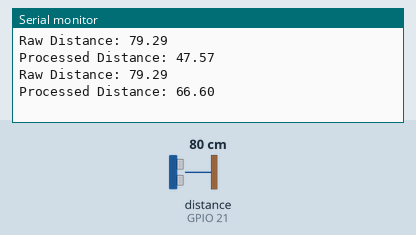
Simulated run of this sketch. Board: ESP32. Shown: the last lines printed to the serial monitor. Wiring (inferred from the names in the program): ultrasonic range finder: trigger GPIO 2; echo GPIO 21. The inputs (shaded band) are chosen by the test bench; at power-on: distance to the obstacle (sensor on GPIO 21) 80 cm. The echo pulse lasts 58.3 µs per cm; nothing arrives over Bluetooth unless stated; a phone connects over Bluetooth LE 3 s after start.

Above: at 1.8 s.
1.9 s: distance to the obstacle (sensor on GPIO 21) set to 2 cm
At 2.7 s:
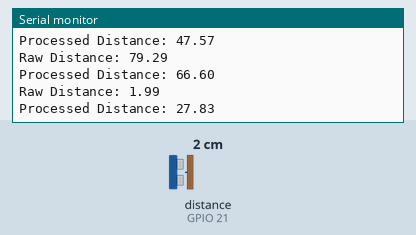
5.5 s: distance to the obstacle (sensor on GPIO 21) set to 4 cm
At 6.4 s:
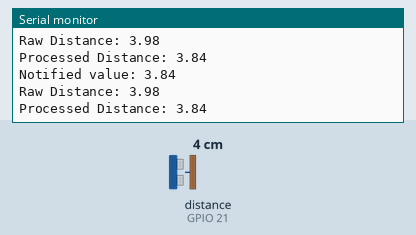
Timing chart, 0 to 8.5 s (numbered marks = the images above; inputs shaded):
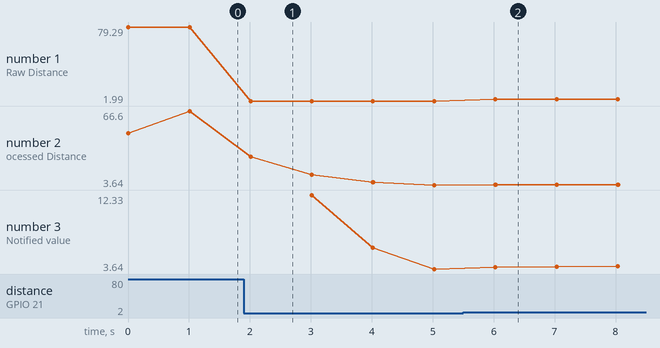

The sketch:

server.ino
```cpp
#include <Arduino.h>
#include <BLEDevice.h>
#include <BLEServer.h>
#include <BLEUtils.h>
#include <BLE2902.h>
#include <stdlib.h>

BLEServer* pServer = NULL;
BLECharacteristic* pCharacteristic = NULL;
bool deviceConnected = false;
bool oldDeviceConnected = false;
unsigned long previousMillis = 0;
const long interval = 1000;

// TODO: add new global variables for your sensor readings and processed data
float distance = 0.0;
float processedDistance = 0.0;

// float filteredValue = 0.0;

#define TRIG_PIN 2                                                          // 触发信号引脚
#define ECHO_PIN 21                                                         // 回声信号引脚

// TODO: Change the UUID to your own (any specific one works, but make sure they're different from others'). You can generate one here: https://www.uuidgenerator.net/
#define SERVICE_UUID        "277f5112-6656-451d-bbbb-716358bec63e"
#define CHARACTERISTIC_UUID "ff355124-3c94-42c2-b4b7-9e5dbea6c0e1"

class MyServerCallbacks : public BLEServerCallbacks {
    void onConnect(BLEServer* pServer) {
        deviceConnected = true;
    };

    void onDisconnect(BLEServer* pServer) {
        deviceConnected = false;
    }
};

// TODO: add DSP algorithm functions here
// #define WINDOW_SIZE 10
// float movingAverage(float newValue, float values[], int& index) {
//     values[index] = newValue;
//     index = (index + 1) % WINDOW_SIZE;

//     float sum = 0;
//     for (int i = 0; i < WINDOW_SIZE; i++) {
//         sum += values[i];
//     }
//     return sum / WINDOW_SIZE;
// }
// Simple low-pass filter (exponential smoothing)
float lowPassFilter(float newValue, float prevValue, float alpha) {
    return alpha * newValue + (1.0 - alpha) * prevValue;
}


void setup() {
    Serial.begin(115200);
    Serial.println("Starting BLE work!");

    // TODO: add codes for handling your sensor setup (pinMode, etc.)
    pinMode(TRIG_PIN, OUTPUT);
    pinMode(ECHO_PIN, INPUT);

    // TODO: name your device to avoid conflictions
    BLEDevice::init("ESP32_Gia_Xie");
    pServer = BLEDevice::createServer();
    pServer->setCallbacks(new MyServerCallbacks());
    BLEService *pService = pServer->createService(SERVICE_UUID);
    pCharacteristic = pService->createCharacteristic(
        CHARACTERISTIC_UUID,
        BLECharacteristic::PROPERTY_READ |
        BLECharacteristic::PROPERTY_WRITE |
        BLECharacteristic::PROPERTY_NOTIFY
    );
    pCharacteristic->addDescriptor(new BLE2902());
    pCharacteristic->setValue("Hello World");
    pService->start();
    // BLEAdvertising *pAdvertising = pServer->getAdvertising();  // this still is working for backward compatibility
    BLEAdvertising *pAdvertising = BLEDevice::getAdvertising();
    pAdvertising->addServiceUUID(SERVICE_UUID);
    pAdvertising->setScanResponse(true);
    pAdvertising->setMinPreferred(0x06);  // functions that help with iPhone connections issue
    pAdvertising->setMinPreferred(0x12);
    BLEDevice::startAdvertising();
    Serial.println("Characteristic defined! Now you can read it in your phone!");
}

void loop() {
    // TODO: add codes for handling your sensor readings (analogRead, etc.)
    digitalWrite(TRIG_PIN, LOW);
    delayMicroseconds(2);
    digitalWrite(TRIG_PIN, HIGH);
    delayMicroseconds(10);
    digitalWrite(TRIG_PIN, LOW);

    long duration = pulseIn(ECHO_PIN, HIGH);
    distance = duration * 0.034 / 2;

    // TODO: use your defined DSP algorithm to process the readings
    processedDistance = lowPassFilter(distance, processedDistance,0.6);
    Serial.print("Raw Distance: ");
    Serial.println(distance);
    Serial.print("Processed Distance: ");
    Serial.println(processedDistance);

    if (deviceConnected) {
        // Send new readings to database
        // TODO: change the following code to send your own readings and processed data
        unsigned long currentMillis = millis();
        if (currentMillis - previousMillis >= interval and processedDistance <= 30) {
          String distanceStr = String(processedDistance, 2);
          pCharacteristic->setValue(distanceStr.c_str());
          pCharacteristic->notify();
          // Serial.println("Notify value: Hello World");
          Serial.print("Notified value: ");
          Serial.println(distanceStr);
          Serial.print("Raw Distance: ");
          Serial.println(distance);
          Serial.print("Processed Distance: ");
          Serial.println(processedDistance);
        }
    }
    // disconnecting
    if (!deviceConnected && oldDeviceConnected) {
        delay(500);  // give the bluetooth stack the chance to get things ready
        pServer->startAdvertising();  // advertise again
        Serial.println("Start advertising");
        oldDeviceConnected = deviceConnected;
    }
    // connecting
    if (deviceConnected && !oldDeviceConnected) {
        // do stuff here on connecting
        oldDeviceConnected = deviceConnected;
    }
    delay(1000);
}


// 277f5112-6656-451d-bbbb-716358bec63e
```

Measured:
- after the input at 1.9 s, the serial monitor: prints a new line after 0.11 s (image 1)
- after the input at 5.5 s, the serial monitor: prints a new line after 0.53 s (image 2)
- plotted number 1: 79.29 → 1.99 after the input at 1.9 s, 1.99 → 3.98 after the input at 5.5 s
- plotted number 2: 66.6 → 3.64 after the input at 1.9 s, 3.64 → 3.98 after the input at 5.5 s
- plotted number 3: 3.64 → 3.98 after the input at 5.5 s
